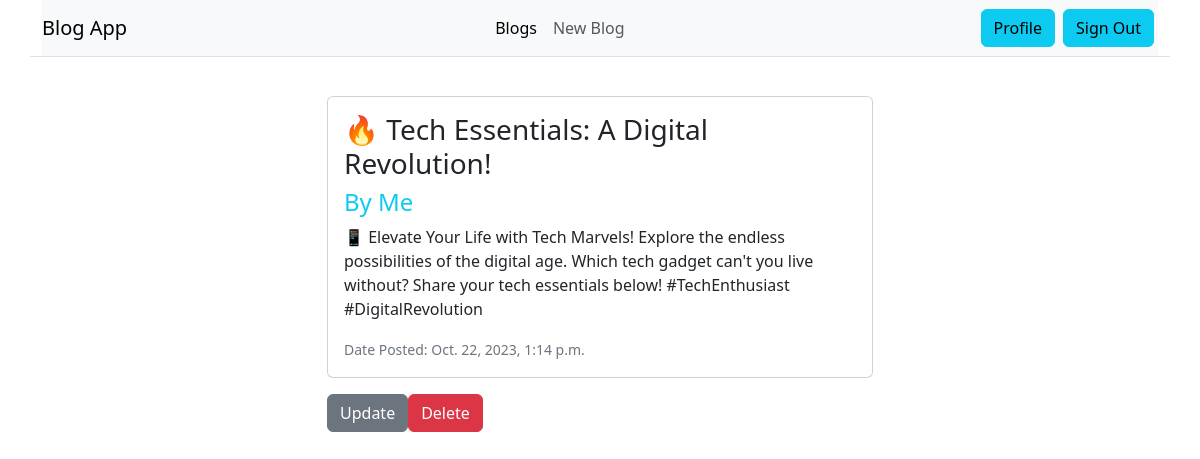
The app's page /blogs/10/detail/ (signed in) with its own data.
### blog/models.py (models this page shows, shortened)
class Blog(models.Model):
    title = models.CharField(max_length=200)
    content = models.TextField()
    date_posted = models.DateTimeField(default=timezone.now)
    author = models.ForeignKey(User, on_delete=models.CASCADE)
    class Meta:
        ordering = ['-date_posted']

### blog/views.py (the view)
# urls.py: path('<int:pk>/detail/', views.detail, name='detail'),
def detail(request, pk):
    blog = get_object_or_404(Blog, pk=pk)
    context = {
        'title' : blog.title,
        'blog' : blog,
    }
    return render(request, 'blog/detail.html', context)

### blog/templates/blog/detail.html
{% extends 'blog/main.html' %}
{% block content %}
  {% load crispy_forms_tags %}
  <div class="container mt-5">
    <div class="row mt-5 pt-5">
      <div class="col-md-6 offset-md-3">
        <div class="card mb-3">
          <div class="card-body">
            <h3>{{ blog.title }}</h3>
            {% if user.id == blog.author.id %}
            <h4 class="text-info">By Me</h4>
            {% else %}
            <h4 class="text-info">By -- {{ blog.author }}</h4>
            {% endif %}
            <p>{{ blog.content }}</p>
            <small class="text-secondary">Date Posted: {{ blog.date_posted }}</small>
          </div>
        </div>
        {% if user.id == blog.author.id %}
        <div style="display: flex;">
          <a href="{% url 'update' blog.id %}" class="btn btn-secondary">Update</a>
          <a href="{% url 'delete' blog.id %}" class="btn btn-danger">Delete</a>
        </div>
        {% endif %}
      </div>
    </div>
  </div>
{% endblock %}

### records on screen
Blog: title "🔥 Tech Essentials: A Digital Revolution!", content "📱 Elevate Your Life with Tech Marvels! Explore the endless possibilities of the digital age. Which tech gadget can't you live without? Share your tech essentials below! #TechEnthusiast #DigitalRevolution", date_posted "Oct. 22, 2023, 1:14 p.m."
